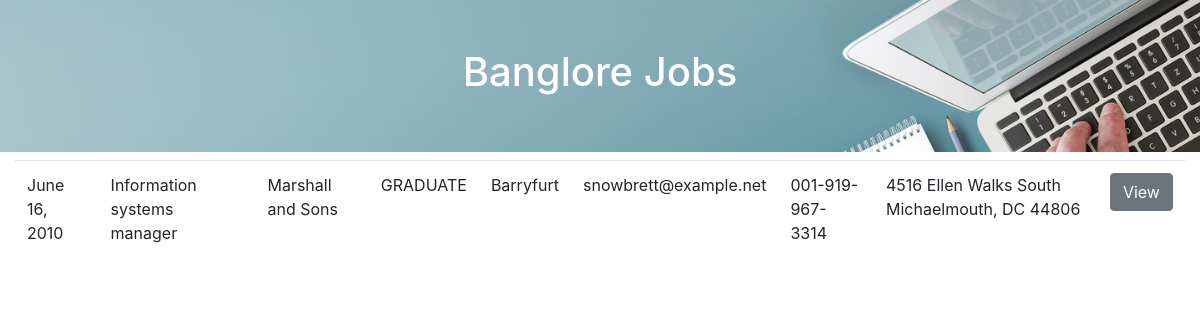
The app's page /bng/ with its own data.
### sunnyapp/models.py (models this page shows)
class Jobs(models.Model):
    jid=models.IntegerField()
    jpdate=models.DateField()
    jtitle=models.CharField(max_length=500)
    cname=models.CharField(max_length=30)
    edu=models.CharField(max_length=20)
    loc=models.CharField(max_length=45)
    email=models.EmailField()
    phone=models.CharField(max_length=40)
    caddress=models.CharField(max_length=100)
    objects=CustomManager()

### sunnyapp/views.py (the view)
# urls.py: path('bng/',views.Jobdata1),
def Jobdata1(request):
    data=Jobs.objects.filter(loc__contains='Ba')
    type="bng"
    record={"rdata":data,"title":"Banglore","type":type}
    return render(request,'Pages/banglore.html',record)

### sunnyapp/models.py (called while the page is built)
    def get_queryset(self) -> models.QuerySet:
        return super().get_queryset().filter().order_by('cname')

### Template/Pages/banglore.html (shortened to what this page needs)
<!DOCTYPE html>
{% load static %}
<html>
    <head>
        <link rel="stylesheet" href="https://cdn.jsdelivr.net/npm/bootstrap@4.6.2/dist/css/bootstrap.min.css">
        <link rel="stylesheet" href="{% static 'css/jobs.css'%}">
    </head>
    <body>
        <div class="container-div py-5">
            <h1 class="fw-bold"> {{title}} Jobs </h1>
        </div>
        <div class="container-fluid mt-2">
            <table class="table">
                <tbody>
                {% for i in rdata  %}
                <tr>
                    <td>{{i.jpdate}}</td>
                    <td>{{i.jtitle}}</td>
                    <td>{{i.cname}}</td>
                    <td>{{i.edu}}</td>
                    <td>{{i.loc}}</td>
                    <td>{{i.email}}</td>
                    <td>{{i.phone}}</td>
                    <td>{{i.caddress}}</td>
                    <td><button class="btn btn-secondary">View</button></td>
                </tr>
                 {% endfor %}
                </tbody>
              </table>
        </div>
    </body>
</html>

### Static/css/jobs.css (style rules this page uses)
.container-div { background-image:url('../img/header.png'); background-position: center; filter: blur(10); width:100%; text-align: center; padding: 35px; color: white; }

### records on screen
Jobs: jpdate "June 16, 2010", jtitle "Information systems manager", cname "Marshall and Sons", edu "GRADUATE", loc "Barryfurt", email "snowbrett@example.net", phone "001-919-967-3314", caddress "4516 Ellen Walks South Michaelmouth, DC 44806"

### other values on screen
{{ title }} "Banglore"
